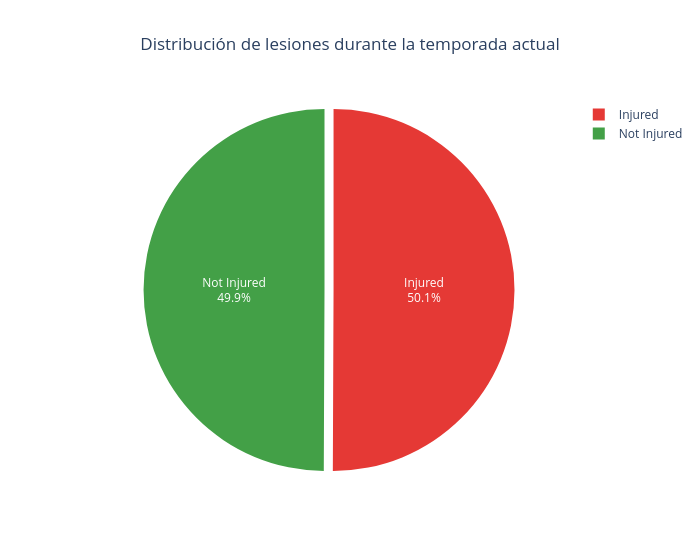

The notebook cell saved with this chart:
### Code cell
# Calculamos el total de lesionados y no lesionados en esta temporada.
injured = (df_csv['Injury_Current_Season'] == True).sum()
notInjured = (df_csv['Injury_Current_Season'] == False).sum()

# Creamos un DataFrame (Plotly trabaja mejor así)
df_pie = pd.DataFrame({
    'Estado': ['Injured', 'Not Injured'],
    'Count': [injured, notInjured]
})

# Gráfico circular
fig = px.pie(
    df_pie,
    names='Estado',
    values='Count',
    title='Distribución de lesiones durante la temporada actual',
    color='Estado',
    color_discrete_map={
        'Injured': '#E53935',
        'Not Injured': '#43A047'
    }
)

# Mostrar porcentajes y estilo
fig.update_traces(
    textinfo='percent+label',
    pull=[0.05, 0],  # equivalente a explode
    textfont_size=12
)

fig.update_layout(title_x=0.5, template='plotly_white', width=700)

fig.show()

# Mostramos también los valores absolutos debajo del gráfico.
print(f"\nValores absolutos: {injured} futbolistas se lesionaron y {notInjured} futbolistas no se lesionaron")

### Figure 1 — Plotly figure (JSON) as saved in the notebook; plotly's stock layout.template omitted (floating-point values rounded to 4 significant figures)
{"data": [{"customdata": [["Injured"], ["Not Injured"]], "domain": {"x": [0, 1], "y": [0, 1]}, "hovertemplate": "Estado=%{customdata[0]}<br>Count=%{value}<extra></extra>", "labels": ["Injured", "Not Injured"], "legendgroup": "", "marker": {"colors": ["#E53935", "#43A047"]}, "name": "", "pull": [0.05, 0], "showlegend": true, "textfont": {"size": 12}, "textinfo": "percent+label", "type": "pie", "values": [400, 399]}], "layout": {"legend": {"tracegroupgap": 0}, "title": {"text": "Distribución de lesiones durante la temporada actual", "x": 0.5}, "width": 700}}
